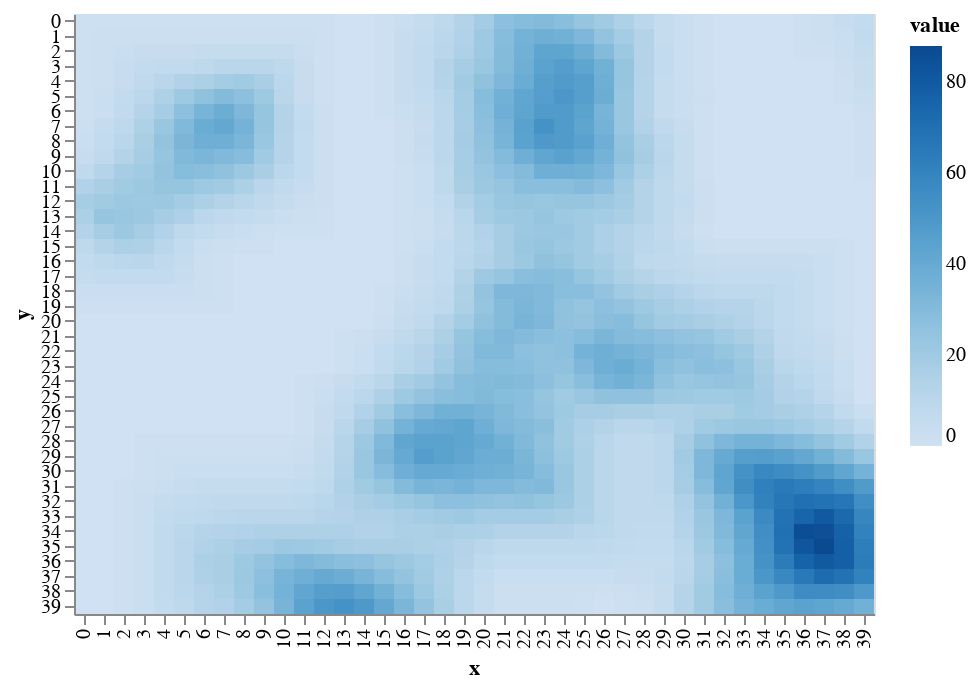

Notebook code for this chart:
### Code cell
draw.drawRainFall(world.grid_rainfall)

### Figure 1 — Vega-Lite specification as saved in the notebook (floating-point values rounded to 4 significant figures; data arrays with more than 128 entries replaced by an {"elided": "..."} marker saying what was removed)
{"$schema": "https://vega.github.io/schema/vega-lite/v2.6.0.json", "config": {"view": {"height": 300, "width": 400}}, "data": {"name": "data-395c5ebcff34fbbc460b84d07bf85674"}, "datasets": {"data-395c5ebcff34fbbc460b84d07bf85674": {"elided": "1600 records"}}, "encoding": {"color": {"field": "value", "scale": {"scheme": "blues"}, "type": "quantitative"}, "x": {"field": "x", "type": "ordinal"}, "y": {"field": "y", "type": "ordinal"}}, "mark": "rect"}
